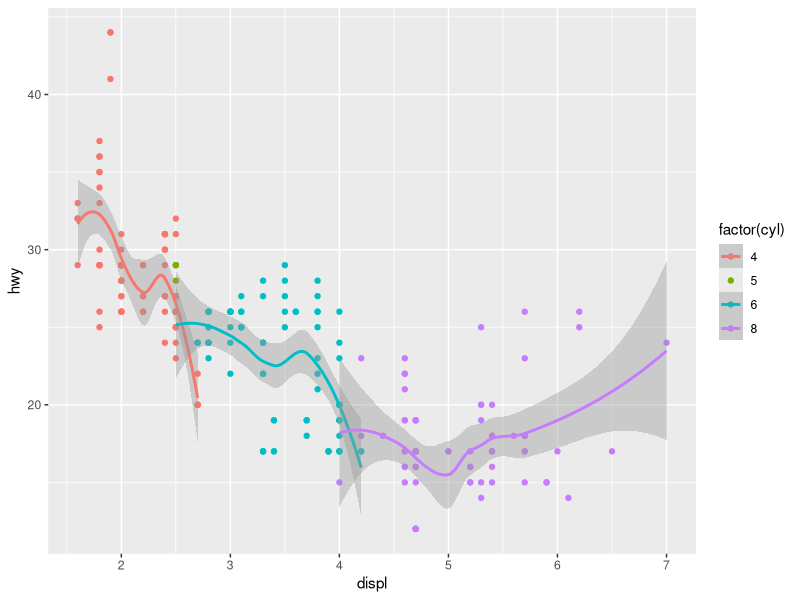
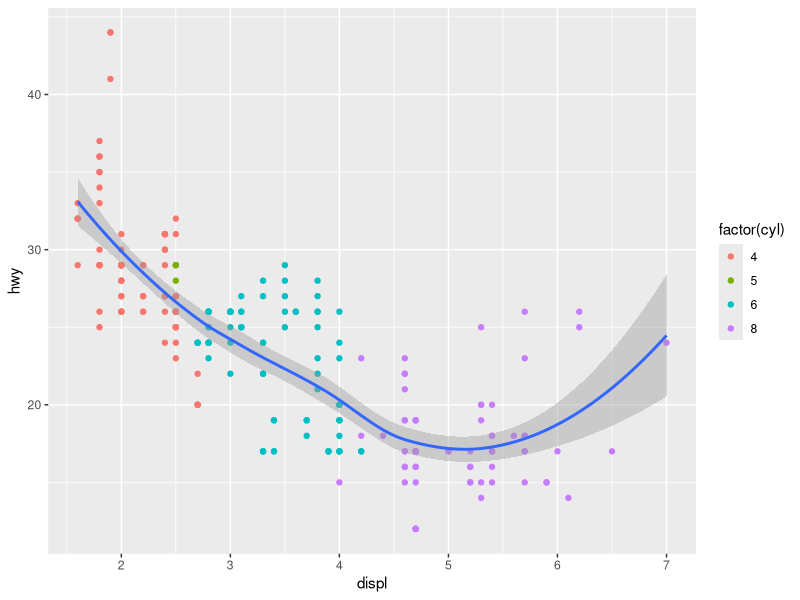
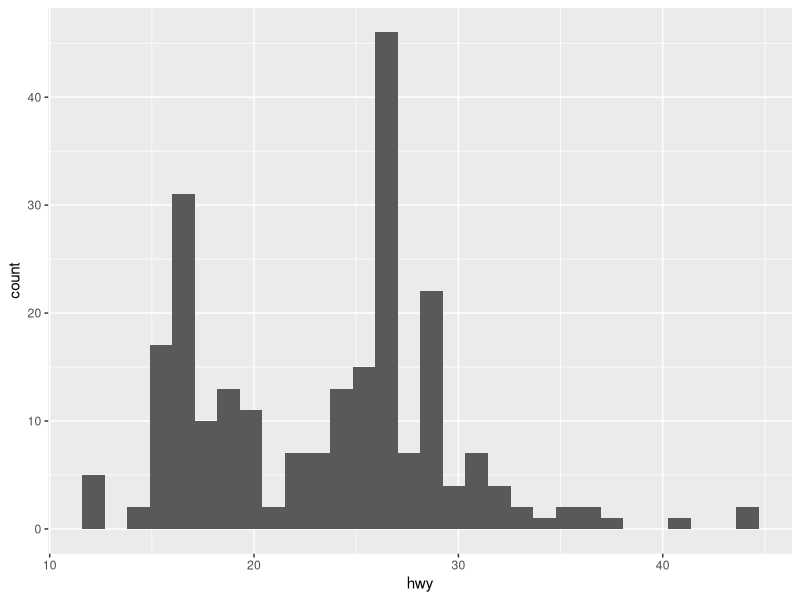
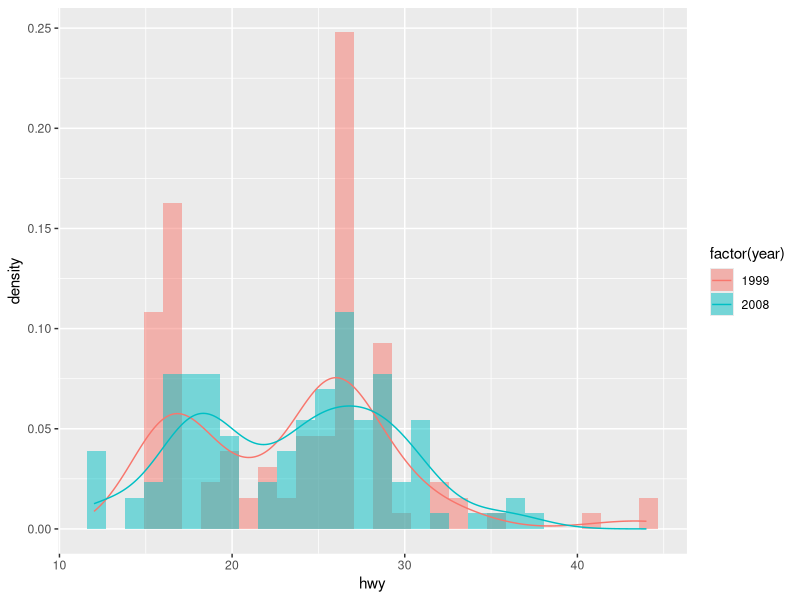
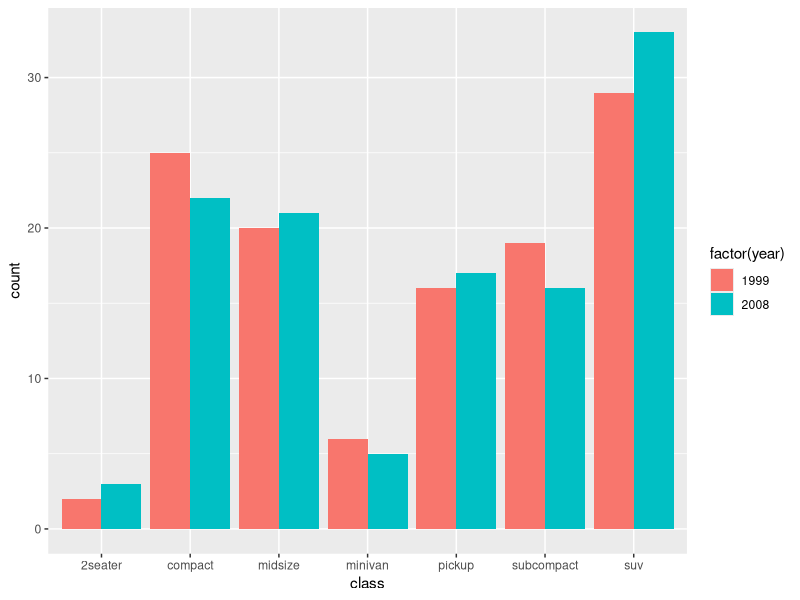
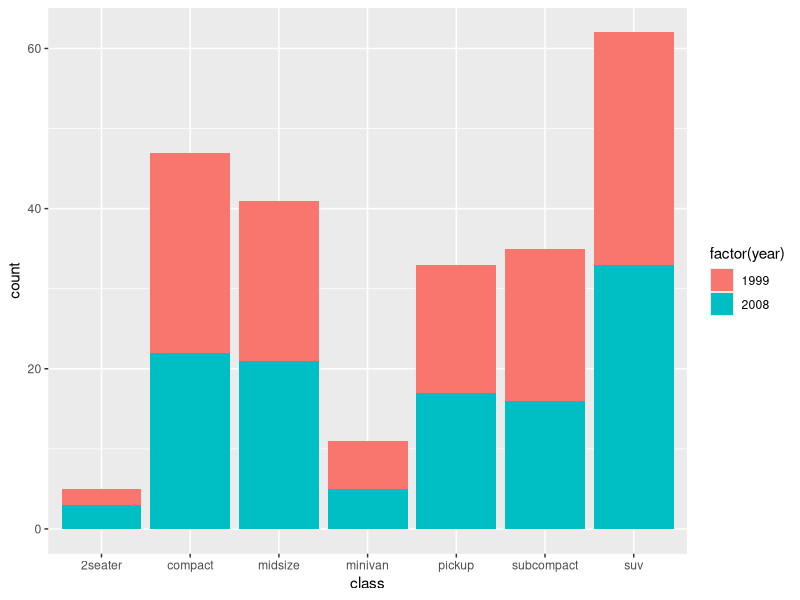
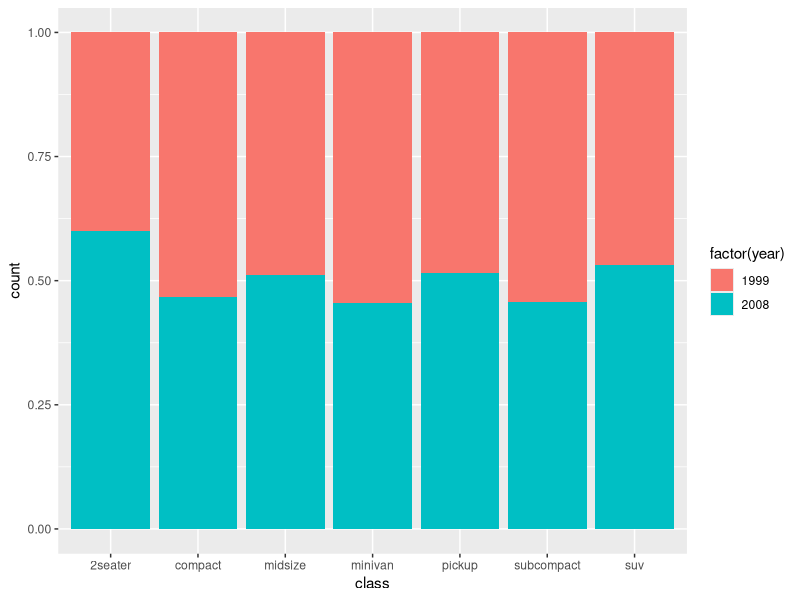
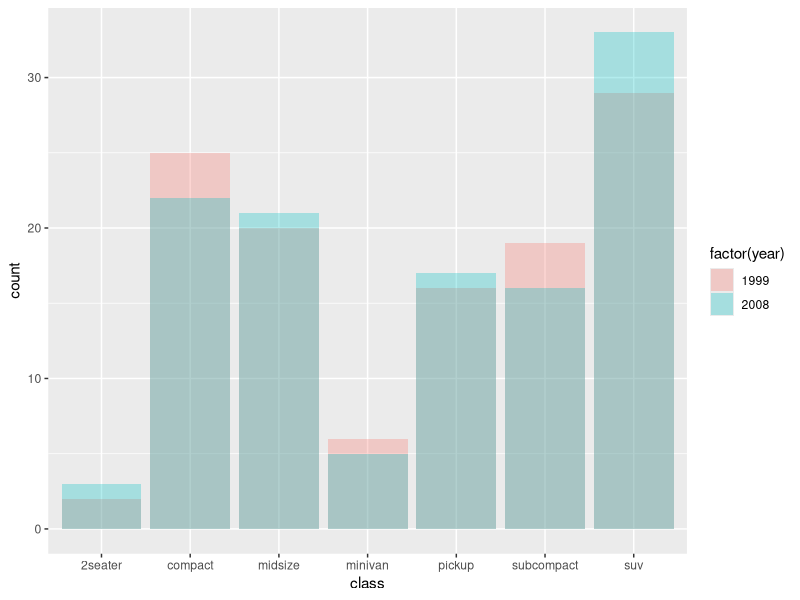

Here is the R script that generated these plots, in order:
## ---- chunk 1
install.packages("ggplot2")
## ---- chunk 2
library(ggplot2)
p <- ggplot(data=mpg,aes(x=displ,y=hwy,colour=factor(cyl)))
p + geom_point() + geom_smooth()
## ---- chunk 3
p <- ggplot(mpg,aes(x=displ,y=hwy))
p + geom_point(aes(colour=factor(cyl))) + geom_smooth()
## ---- chunk 4
library(ggplot2)
p <- ggplot(data = mpg,aes(x = hwy))
p <- p + geom_histogram()
summary(p)
print(p)
## ---- chunk 5
p <- ggplot(mpg,aes(hwy))
p + geom_histogram(position = 'identity',
alpha=0.5,
aes(y = ..density..,
fill = factor(year))) +
stat_density(geom = 'line',
position = 'identity',
aes(colour = factor(year)))
## ---- chunk 6
library(ggplot2)
with(mpg,table(class,year))
p <- ggplot(data=mpg,aes(x=class,fill=factor(year)))
p + geom_bar(position='dodge')
p + geom_bar(position='stack')
p + geom_bar(position='fill')
p + geom_bar(position='identity',alpha=0.3)
## ---- chunk 7
library(ggplot2)
p <- ggplot(mpg, aes(cty, hwy))
p1 <- p + geom_point(aes(colour = factor(year),shape = factor(year), size = displ), alpha = 0.6, position = 'jitter')
print(p1)
## ---- chunk 8
cty.mean=with(mpg,mean(cty))
cty.sd=with(mpg,sd(cty))
p1 + scale_x_continuous(trans='log',breaks=c(cty.mean-cty.sd,cty.mean,cty.mean+cty.sd), labels=c("high", "mean", "low")) + scale_y_continuous(trans='log')
## ---- chunk 9
p <- ggplot(mtcars, aes(x=wt, y=mpg,colour=factor(cyl),label=rownames(mtcars)))
p + geom_text(hjust=0,vjust=-1,alpha=0.8)+ geom_point(size=3,aes(shape=factor(cyl)))
